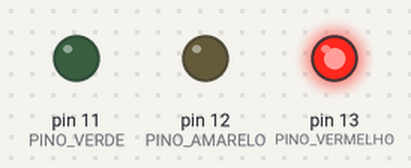
Simulated run of this sketch. Board: Arduino Uno, built with avr-gcc and run on an emulated ATmega328P. On the bench: output pins drawn as LEDs (lit = HIGH). What the sketch prints to the serial monitor is not drawn.

Above: at 4.0 s.
At 9.0 s:
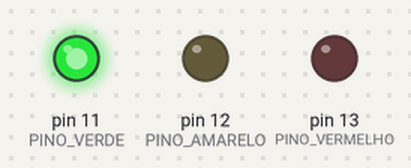
At 12.0 s:
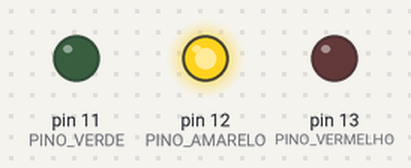
Timing chart, 0 to 16.6 s (numbered marks = the images above):
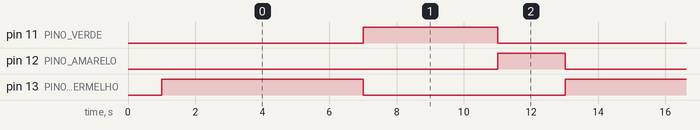

Measured:
- by itself, pin 11 (PINO_VERDE): alternates HIGH for 4.0 s and LOW for 8.0 s
- by itself, pin 12 (PINO_AMARELO): alternates HIGH for 2.0 s and LOW for 10.0 s
- by itself, pin 13 (PINO_VERMELHO): alternates HIGH for 6.0 s and LOW for 6.0 s

The sketch:

atividade.ino
```cpp
#include <Arduino.h>

// Enumeração para os estados do semáforo
enum Estado {
  VERMELHO = 0,
  AMARELO = 1,
  VERDE = 2
};

// Classe que representa uma cor do semáforo
class Luz {
private:
  int pino;
  int duracao; // tempo em segundos
  bool ativa;

public:
  Luz(int p, int d) : pino(p), duracao(d), ativa(false) {
    pinMode(pino, OUTPUT);
    desativar();
  }

  void ativar() {
    digitalWrite(pino, HIGH);
    ativa = true;
  }

  void desativar() {
    digitalWrite(pino, LOW);
    ativa = false;
  }

  bool estaAtiva() const {
    return ativa;
  }

  int getDuracao() const {
    return duracao;
  }

  int getPino() const {
    return pino;
  }
};

// Classe principal do Semáforo
class Semaforo {
private:
  Luz* vermelho;      // Ponteiro para LED Vermelho
  Luz* amarelo;       // Ponteiro para LED Amarelo
  Luz* verde;         // Ponteiro para LED Verde
  Estado estadoAtual;
  unsigned long tempoUltimaTransicao;

public:
  // Construtor com definição dos pinos - aloca memória dinamicamente
  Semaforo(int pinoVerm, int pinoAmarl, int pinoVerd)
    : estadoAtual(VERMELHO),
      tempoUltimaTransicao(millis())
  {
    // Alocação dinâmica de memória para os LEDs
    vermelho = new Luz(pinoVerm, 6);    // 6 segundos
    amarelo = new Luz(pinoAmarl, 2);    // 2 segundos
    verde = new Luz(pinoVerd, 4);       // 4 segundos

    iniciar();
  }

  // Destrutor - libera a memória alocada
  ~Semaforo() {
    delete vermelho;
    delete amarelo;
    delete verde;
    Serial.println("Semáforo destruído - Memória liberada");
  }

  // Inicializa o semáforo (começa com vermelho)
  void iniciar() {
    desativarTodas();
    estadoAtual = VERMELHO;
    vermelho->ativar();  // Acesso via ponteiro
    tempoUltimaTransicao = millis();

    Serial.println("=== SEMÁFORO INICIADO ===");
    Serial.println("Estado: VERMELHO (6s)");
  }

  // Desativa todas as luzes via ponteiros
  void desativarTodas() {
    vermelho->desativar();
    amarelo->desativar();
    verde->desativar();
  }

  // Obtém a duração do estado atual em milissegundos
  unsigned long getDuracaoAtual() const {
    switch (estadoAtual) {
      case VERMELHO:
        return (unsigned long)vermelho->getDuracao() * 1000;
      case AMARELO:
        return (unsigned long)amarelo->getDuracao() * 1000;
      case VERDE:
        return (unsigned long)verde->getDuracao() * 1000;
      default:
        return 0;
    }
  }

  // Transiciona para o próximo estado
  void proximoEstado() {
    desativarTodas();

    switch (estadoAtual) {
      case VERMELHO:
        estadoAtual = VERDE;
        verde->ativar();
        Serial.println("Estado: VERDE (4s) - Pedestres podem atravessar!");
        break;

      case VERDE:
        estadoAtual = AMARELO;
        amarelo->ativar();
        Serial.println("Estado: AMARELO (2s) - Prepare-se para parar!");
        break;

      case AMARELO:
        estadoAtual = VERMELHO;
        vermelho->ativar();
        Serial.println("Estado: VERMELHO (6s) - PARADO!");
        break;
    }

    tempoUltimaTransicao = millis();
  }

  // Atualiza o semáforo (deve ser chamado continuamente no loop)
  void atualizar() {
    unsigned long tempoDecorrido = millis() - tempoUltimaTransicao;

    if (tempoDecorrido >= getDuracaoAtual()) {
      proximoEstado();
    }
  }

  // Retorna informações do estado atual
  const char* getEstadoNome() const {
    switch (estadoAtual) {
      case VERMELHO:
        return "VERMELHO";
      case AMARELO:
        return "AMARELO";
      case VERDE:
        return "VERDE";
      default:
        return "DESCONHECIDO";
    }
  }

  // Exibe o tempo restante do estado atual
  unsigned long getTempoRestante() const {
    unsigned long tempoDecorrido = millis() - tempoUltimaTransicao;
    unsigned long duracao = getDuracaoAtual();

    if (tempoDecorrido < duracao) {
      return (duracao - tempoDecorrido) / 1000;
    }
    return 0;
  }

  // Retorna o estado atual
  Estado getEstado() const {
    return estadoAtual;
  }

  // Retorna ponteiro para LED Vermelho
  Luz* getPontVermelho() const {
    return vermelho;
  }

  // Retorna ponteiro para LED Amarelo
  Luz* getPontAmarelo() const {
    return amarelo;
  }

  // Retorna ponteiro para LED Verde
  Luz* getPontVerde() const {
    return verde;
  }
};

// ============ CONFIGURAÇÃO DO HARDWARE ============
// Pinos do Arduino onde os LEDs estão conectados
const int PINO_VERMELHO = 13;  // LED Vermelho no pino 13
const int PINO_AMARELO = 12;   // LED Amarelo no pino 12
const int PINO_VERDE = 11;     // LED Verde no pino 11

// Ponteiro global para o semáforo (alocação dinâmica)
Semaforo* pSemaforo = nullptr;

// ============ SETUP E LOOP ============
void setup() {
  Serial.begin(9600);
  delay(1000);

  // Alocação dinâmica do semáforo
  pSemaforo = new Semaforo(PINO_VERMELHO, PINO_AMARELO, PINO_VERDE);
}

void loop() {
  // Verifica se o ponteiro é válido
  if (pSemaforo != nullptr) {
    // Atualiza o semáforo continuamente
    pSemaforo->atualizar();

    // Exibe informações a cada segundo
    static unsigned long ultimoTempo = 0;
    unsigned long tempoAtual = millis();

    if (tempoAtual - ultimoTempo >= 1000) {
      ultimoTempo = tempoAtual;

      Serial.print("Estado: ");
      Serial.print(pSemaforo->getEstadoNome());
      Serial.print(" | Tempo restante: ");
      Serial.print(pSemaforo->getTempoRestante());
      Serial.println("s");

      // Exibição de qual LED está ativo
      if (pSemaforo->getPontVermelho()->estaAtiva()) {
        Serial.println("  → LED Vermelho ATIVO");
      }
      if (pSemaforo->getPontAmarelo()->estaAtiva()) {
        Serial.println("  → LED Amarelo ATIVO");
      }
      if (pSemaforo->getPontVerde()->estaAtiva()) {
        Serial.println("  → LED Verde ATIVO");
      }
    }
  } else {
    Serial.println("ERRO: Ponteiro do semáforo é nulo!");
  }

  // Pequeno delay para não sobrecarregar o processador
  delay(10);
}
```
